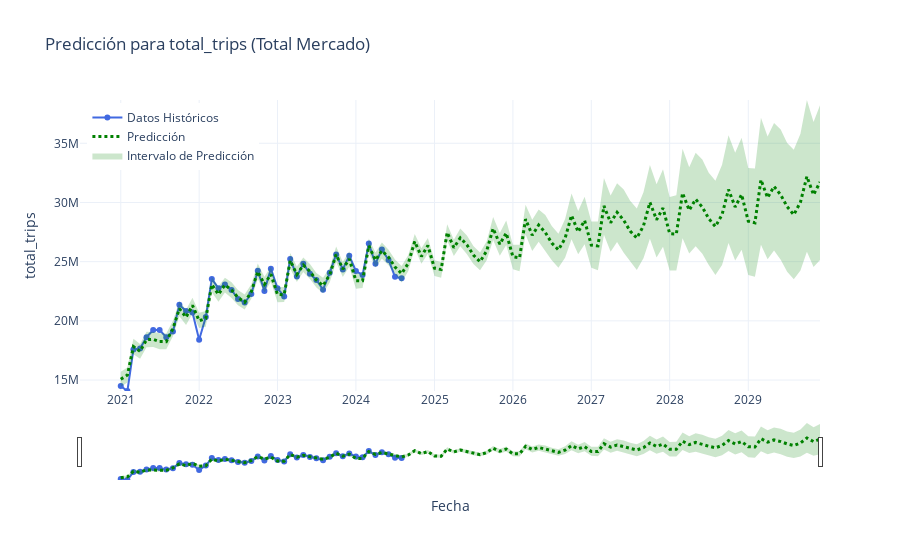

Notebook source saved alongside this figure:
### Markdown cell above
Elegir las opciones de arriba y solo correr el script de abajo.

### Code cell
periodos = periodo_selector.value
frecuencia = "MS"

industry_type = industry_selector.value
column_name = column_selector.value


# Cargar los parámetros
df_params = pd.read_csv(r"mejores_modelos.csv")
# Preparar los datos
df_prophet = cargar_y_preparar_datos(df, industry_type, column_name)


if df_prophet is not None and not df_prophet.empty and df_prophet['y'].notnull().all():

    #graficar_original(df_prophet, column_name)

    # Ejecutar Grid Search
    pronóstico_con_grid_search(df_prophet, df_params, industry_type, column_name, periodos=periodos, frecuencia=frecuencia)
